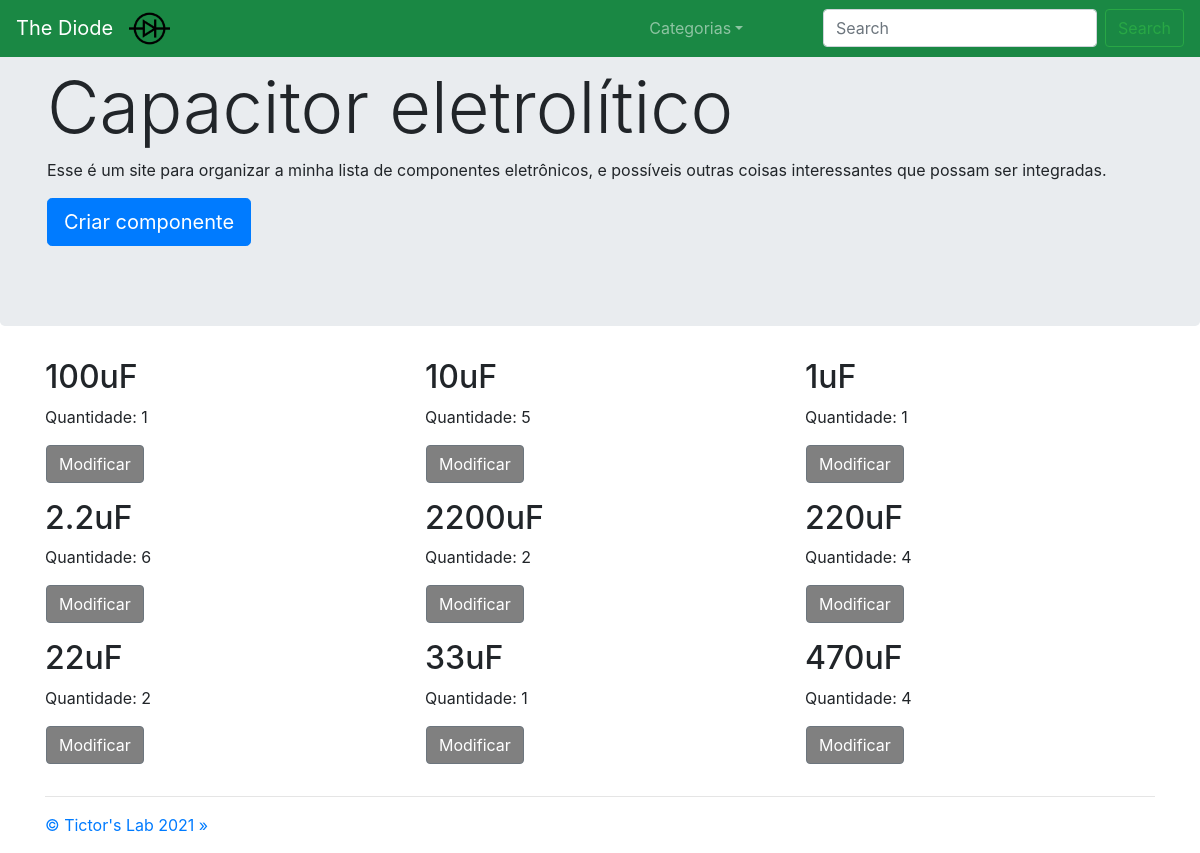
The page /19/19/ on the database as committed earlier.
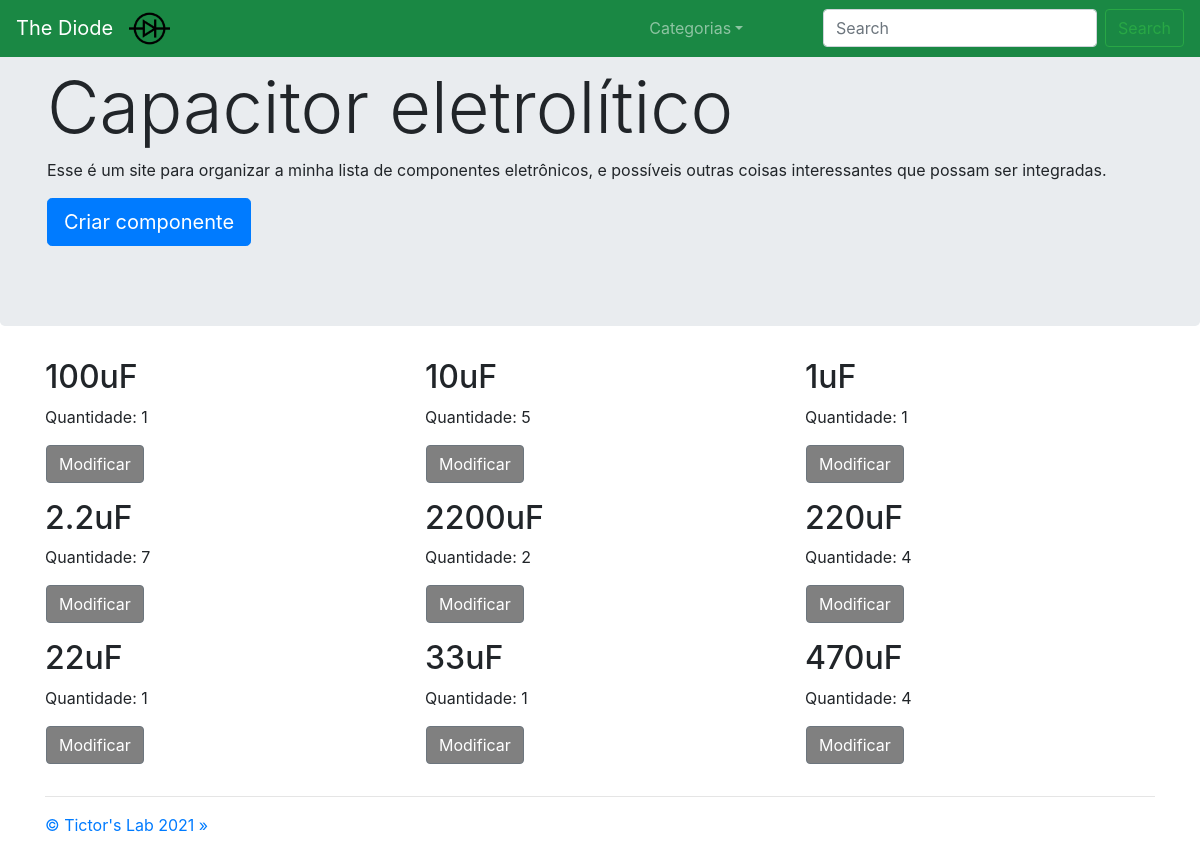
The same page on the database as committed later.
### componente/models.py (models this page shows, shortened)
class Componente(models.Model):
    nome       = models.CharField(max_length=100, null=True)
    tipo       = models.ForeignKey('TipoDeComponente', on_delete=models.CASCADE, default="1")
    quantidade = models.IntegerField(default=0)
    limite     = models.IntegerField(default=99, null=True)

### core/views.py (the view)
# urls.py: path('<int:id_categoria>/<int:id>/', componentes, name='componentes'),
def componentes(request, id_categoria, id):
    componentes = Componente.objects.filter(tipo=id).order_by('nome')
    categorias = Categoria.objects.order_by('-quantidade')
    criar_painel_msg = painelDeArmazenamentoModular_contextMsg(request)
    context = {'categorias':categorias,
               'componentes': componentes,
               'tipo_especifico':TipoDeComponente.objects.get(id=id),
               'id_categoria':id_categoria,
               'id_tipo':id,
               'criar_painel_msg':criar_painel_msg}
    return render(request, 'core/componentes.html', context)

### componente/models.py (called while the page is built)
    def __str__(self):
        return self.nome

### core/views.py (called while the page is built)
def painelDeArmazenamentoModular_splitIds(request, cookie_name):
    criar_painel_ids = request.COOKIES.get(cookie_name)
    if (criar_painel_ids != None): criar_painel_num_ids = len(criar_painel_ids.split(","))
    else: criar_painel_num_ids = 0
    return criar_painel_num_ids

def painelDeArmazenamentoModular_contextMsg(request):
    criar_painel_num_ids = painelDeArmazenamentoModular_splitIds(request, "criar_painel_ids")
    if request.COOKIES.get('criar_painel') == "True" and criar_painel_num_ids == 9:
        criar_painel_msg = "todos os componentes selecionados"
    elif request.COOKIES.get('criar_painel') == "True":
        criar_painel_msg = str(criar_painel_num_ids) + " componentes selecionados"
    else:
        criar_painel_msg = 0
    return criar_painel_msg

### core/templates/core/componentes.html (shortened to what this page needs)
{% extends 'core/base.html' %}
{% load static %}
{% block content %}
<nav class="navbar navbar-expand-md navbar-dark fixed-top" style="background-color: #1a8844;">
    <a class="navbar-brand" href="../../">The Diode</a>
    <div class="collapse navbar-collapse" id="navbarsExampleDefault">
        <ul class="navbar-nav mr-auto">
            <li>
                <img src="{% static 'core/imagens/Diode.png' %}" style="width:8%;">
            </li>
            <li class="nav-item dropdown">
                <a class="nav-link dropdown-toggle" href="#" id="dropdown01" data-toggle="dropdown" aria-haspopup="true"
                    aria-expanded="false">Categorias</a>
            </li>
        </ul>
        <form class="form-inline my-2 my-lg-0" action="/search">
            <input name="q" class="form-control mr-sm-2" type="text" placeholder="Search" aria-label="Search">
            <button class="btn btn-outline-success my-2 my-sm-0" type="submit">Search</button>
        </form>
    </div>
</nav>
<main role="main">
    <div class="jumbotron">
        <div class="container">
            <h1 class="display-3">{{ tipo_especifico }}</h1>
            <p>Esse é um site para organizar a minha lista de componentes eletrônicos, e possíveis outras coisas interessantes que possam ser integradas.</p>
        </div>
        <div class="container">
            <p><a class="btn btn-primary btn-lg" href="../../{{ id_categoria }}/{{ id_tipo }}/criar/" role="button">Criar componente</a></p>
        </div>
    </div>
    <div class="container">
        <div class="row">
            {% for componente in componentes %}
            <div class="col-md-4">
                <h2>{{ componente.nome }}</h2>
                <p>Quantidade: {{ componente.quantidade }}</p>
                <div class="row">
                    {% if criar_painel_msg == 0 %}
                        <div id="btn-modificar">
                            <button class="btn btn-secondary" onclick="document.location='../../../{{ componente.tipo.categoria.id }}/{{ componente.tipo.id }}/{{ componente.id }}'" role="button" style="background-color: #808080;">Modificar</button>
                        </div>
                    {% endif %}
                </div>
            </div>
            {% endfor %}
        </div>
        <hr>
    </div>
</main>
<footer class="container">
    <p><a href="http://tictorslab.blogspot.com/" role="button">&copy; Tictor's Lab 2021 &raquo;</a></p>
</footer>
{% endblock %}

Rows that differ between the two databases and show on the page:
changed Componente "2.2uF": quantidade "6" → "7"
changed Componente "22uF": quantidade "2" → "1"
